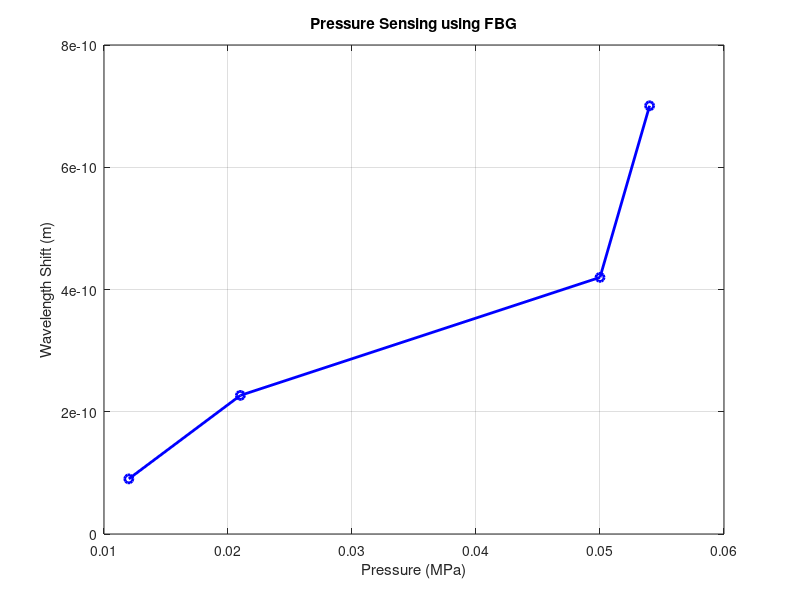

Here is the MATLAB script that generated this plot:
clc;           % Clears the command window
close all;     % Closes all open figure windows
clear all;     % Clears all variables from the workspace

% --- Strain-optic tensor components ---
P11 = 0.113;   % Component of strain-optic tensor (dimensionless)
P12 = 0.252;   % Component of strain-optic tensor (dimensionless)

% --- Fiber and material parameters ---
NEFF = 1.482;  % Effective refractive index of the fiber core
V = 0.33;      % Poisson’s ratio of the material (dimensionless)

% --- Strain-optic constant PE ---
% This constant defines how the effective refractive index changes under strain.
% It is derived from the strain-optic tensor and Poisson's ratio
PE = (((NEFF)^2)/2) * (P12 - V * (P11 + P12));  

% --- Bragg wavelength of the FBG (Fiber Bragg Grating) ---
LAMBDAB = 1550e-9;  % Central wavelength (in meters)

% --- Measured strain values (from experiment or simulation) ---
E = [0.000068, 0.000171, 0.0003166, 0.0005283];  % Strain (dimensionless)

% --- Corresponding applied pressure values ---
P = [0.012, 0.021, 0.05, 0.054];  % Pressure values in MPa (MegaPascals)

% --- Wavelength shift due to applied pressure ---
% Formula: Δλ = λ * (1 - PE) * strain
% This equation gives the wavelength shift due to the strain induced by pressure
DELTALAMBDA = LAMBDAB * (1 - PE) .* E;  

% --- Plotting the results ---
plot(P, DELTALAMBDA, '-ob', 'LineWidth', 2, 'MarkerSize', 6);  % Plot pressure vs. wavelength shift
grid on;                 % Display grid on plot
xlabel('Pressure (MPa)');  % X-axis label
ylabel('Wavelength Shift (m)');  % Y-axis label
title('Pressure Sensing using FBG');  % Title for the plot
